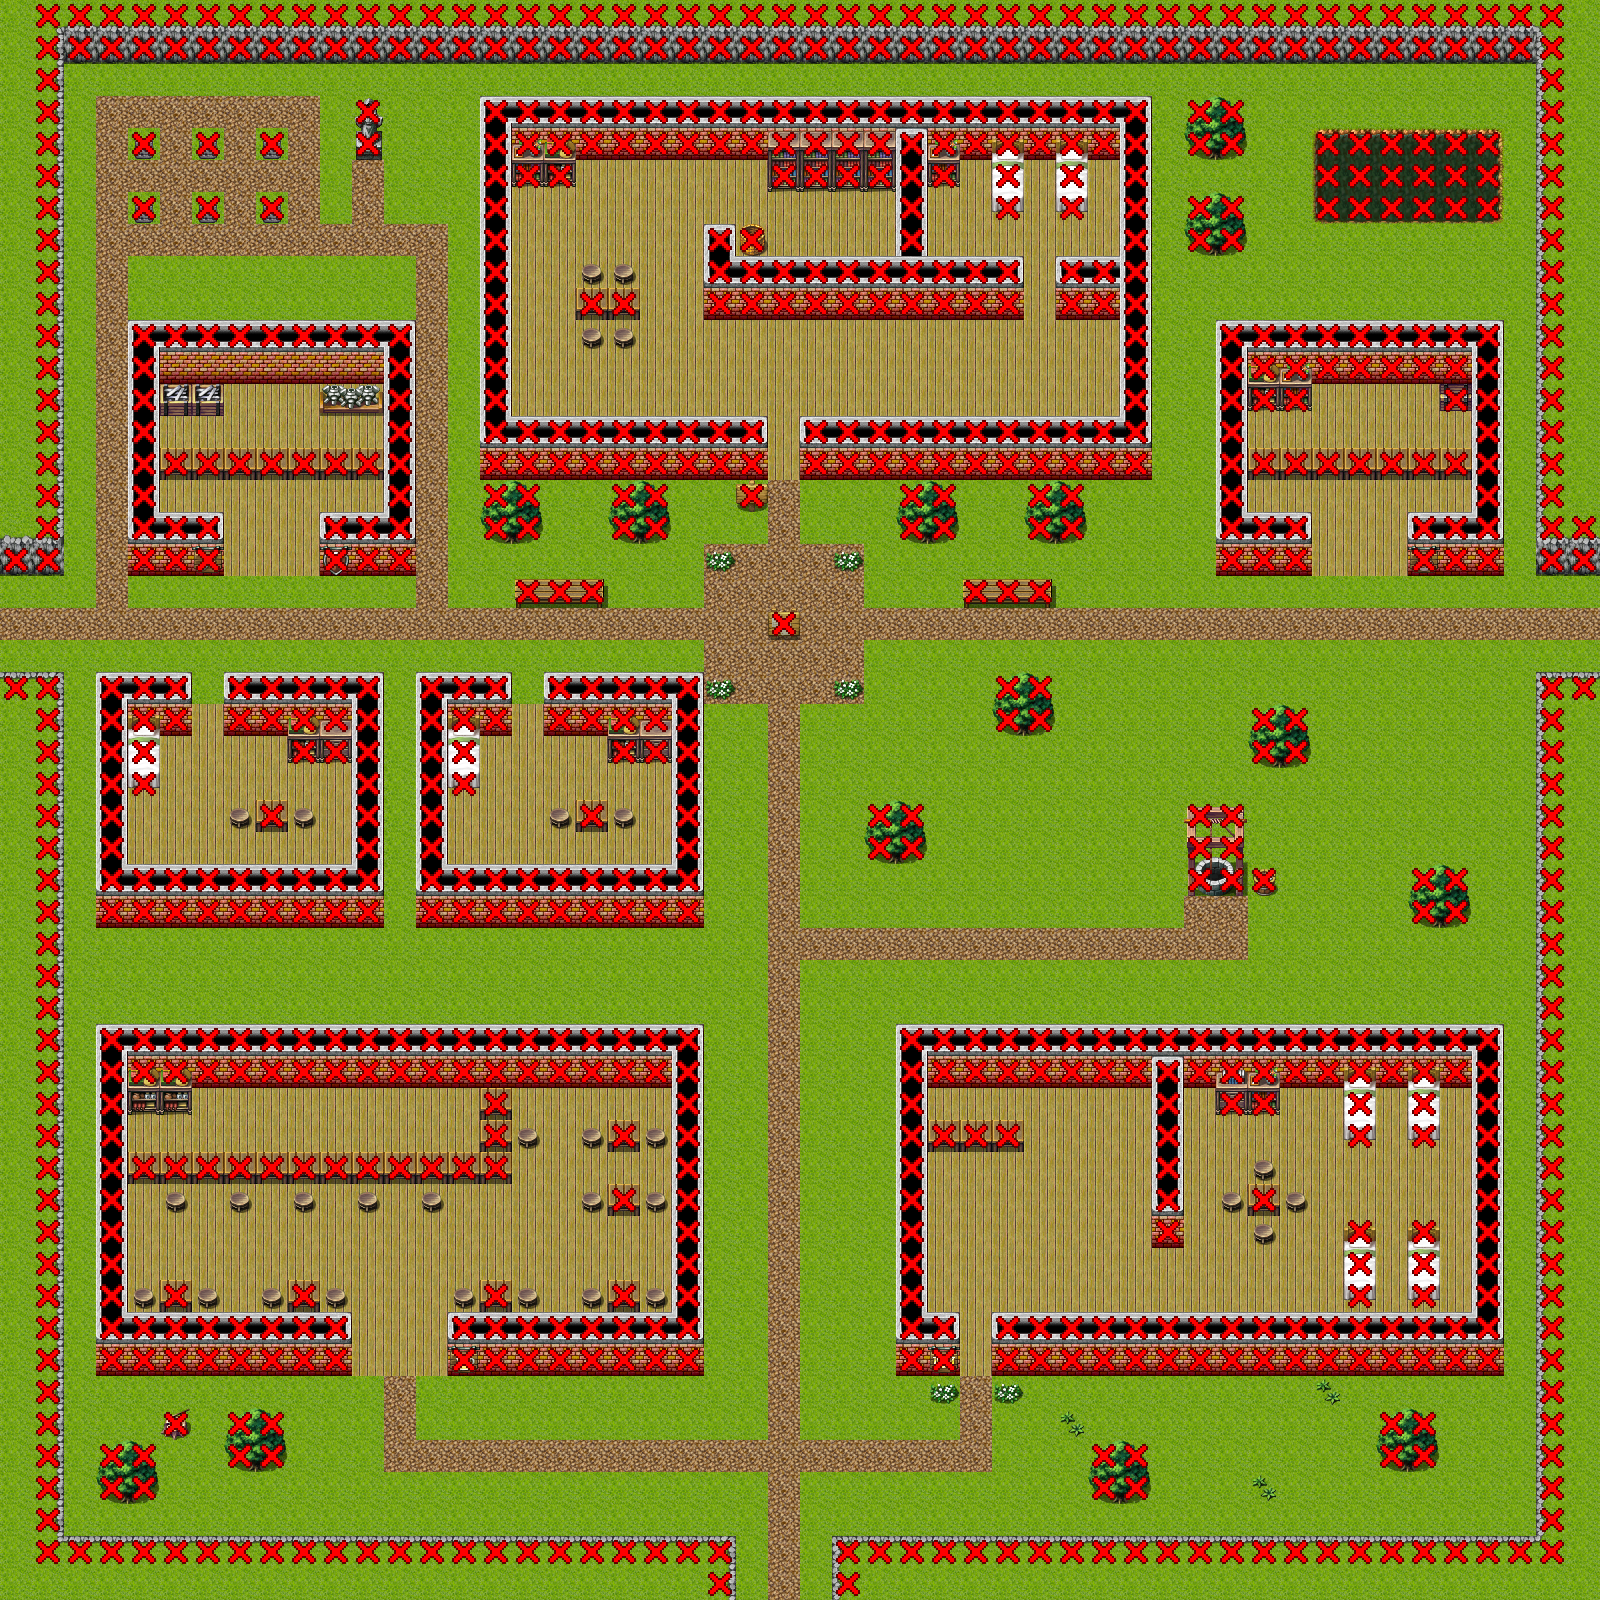

This game map was drawn from its Tiled (.tmx) file and the tilesets committed beside it. A one-line description and the trimmed map source follow:
An orthogonal 50x50 tile map with 32x32 px tiles, 3 tile layers (MapBackground, MapObject, MapCollision), 15 tilesets and 15 objects (14x Actor, minigame).

<map version="1.0" orientation="orthogonal" width="50" height="50" tilewidth="32" tileheight="32">
 <tileset firstgid="1" name="tile0" tilewidth="32" tileheight="32">
  <image source="tile/tile0.png" width="512" height="512" />
 </tileset>
 <tileset firstgid="257" name="tile1" tilewidth="32" tileheight="32">
  <image source="tile/tile1.png" width="512" height="512" />
 </tileset>
 <tileset firstgid="513" name="actor50" tilewidth="32" tileheight="32">
  <image source="actor/actor50.png" width="96" height="128" />
 </tileset>
 <tileset firstgid="525" name="actor1" tilewidth="32" tileheight="32">
  <image source="actor/actor1.png" width="96" height="128" />
 </tileset>
 <tileset firstgid="537" name="actor52" tilewidth="32" tileheight="32">
  <image source="actor/actor52.png" width="96" height="128" />
 </tileset>
 <tileset firstgid="549" name="actor53" tilewidth="32" tileheight="32">
  <image source="actor/actor53.png" width="96" height="128" />
 </tileset>
 <tileset firstgid="561" name="actor54" tilewidth="32" tileheight="32">
  <image source="actor/actor54.png" width="96" height="128" />
 </tileset>
 <tileset firstgid="573" name="actor55" tilewidth="32" tileheight="32">
  <image source="actor/actor55.png" width="96" height="128" />
 </tileset>
 <tileset firstgid="585" name="actor56" tilewidth="32" tileheight="32">
  <image source="actor/actor56.png" width="96" height="128" />
 </tileset>
 <tileset firstgid="597" name="actor57" tilewidth="32" tileheight="32">
  <image source="actor/actor57.png" width="96" height="128" />
 </tileset>
 <tileset firstgid="609" name="actor58" tilewidth="32" tileheight="32">
  <image source="actor/actor58.png" width="96" height="128" />
 </tileset>
 <tileset firstgid="621" name="actor51" tilewidth="32" tileheight="32">
  <image source="actor/actor51.png" width="96" height="128" />
 </tileset>
 <tileset firstgid="633" name="flag" tilewidth="32" tileheight="32">
  <image source="tile/flag.png" width="512" height="512" />
  <tile id="0">
   <properties>
    <property name="name" value="mapWarp" />
   </properties>
  </tile>
 </tileset>
 <tileset firstgid="889" name="actor2" tilewidth="32" tileheight="32">
  <image source="actor/actor2.png" width="96" height="128" />
 </tileset>
 <tileset firstgid="901" name="actor3" tilewidth="32" tileheight="32">
  <image source="actor/actor3.png" width="96" height="128" />
 </tileset>
 <layer name="MapBackground" width="50" height="50">
  <data>[2500 cells, 2500 non-empty, 36 distinct tile ids]</data>
 </layer>
 <layer name="MapObject" width="50" height="50">
  <data>[2500 cells, 230 non-empty, 46 distinct tile ids]</data>
 </layer>
 <layer name="MapCollision" width="50" height="50">
  <properties>
   <property name="visible" value="false" />
  </properties>
  <data>[2500 cells, 865 non-empty, 1 distinct tile ids]</data>
 </layer>
 <objectgroup name="Event" width="50" height="50">
  <object name="Quiz" type="minigame" x="768" y="1440" width="32" height="32">
   <properties>
    <property name="name" value="quiz" />
   </properties>
  </object>
 </objectgroup>
 <objectgroup name="Object" width="50" height="50">
  <object name="Player" type="Actor" gid="525" x="768" y="1536">
   <properties>
    <property name="PlayAnim" value="WalkDown" />
   </properties>
  </object>
  <object name="WeaponShop" type="Actor" gid="538" x="192" y="448">
   <properties>
    <property name="playAnim" value="walkDown" />
   </properties>
  </object>
  <object name="ArmorShop" type="Actor" gid="538" x="320" y="448">
   <properties>
    <property name="playAnim" value="walkDown" />
   </properties>
  </object>
  <object name="Hotel" type="Actor" gid="622" x="960" y="1120" />
  <object name="ItemShop" type="Actor" gid="622" x="1344" y="448" />
  <object type="Actor" gid="562" x="576" y="224" />
  <object name="Elder" type="Actor" gid="577" x="896" y="384" />
  <object type="Actor" gid="520" x="1280" y="192" />
  <object name="Men1" type="Actor" gid="514" x="544" y="832">
   <properties>
    <property name="moveType" value="moveTypeRandom" />
   </properties>
  </object>
  <object name="Men1" type="Actor" gid="514" x="160" y="832">
   <properties>
    <property name="PlayAnim" value="WalkDown" />
   </properties>
  </object>
  <object type="Actor" gid="622" x="224" y="1152" />
  <object type="Actor" gid="538" x="416" y="1152" />
  <object type="Actor" gid="899" x="160" y="1216" />
  <object type="Actor" gid="905" x="512" y="1152" />
 </objectgroup>
</map>
